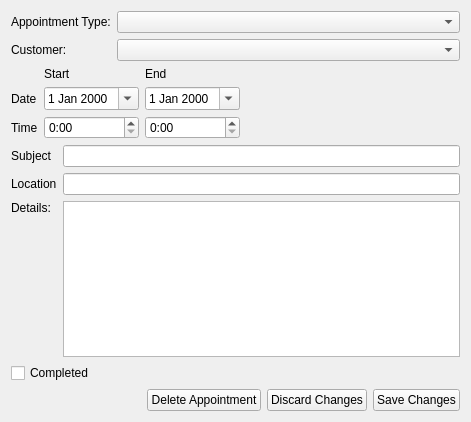
<?xml version="1.0" encoding="UTF-8"?>
<ui version="4.0">
 <class>AppointmentDetailsForm</class>
 <widget class="QWidget" name="AppointmentDetailsForm">
  <property name="geometry">
   <rect>
    <x>0</x>
    <y>0</y>
    <width>471</width>
    <height>422</height>
   </rect>
  </property>
  <property name="sizePolicy">
   <sizepolicy hsizetype="Preferred" vsizetype="Fixed">
    <horstretch>0</horstretch>
    <verstretch>0</verstretch>
   </sizepolicy>
  </property>
  <property name="windowTitle">
   <string>Appointment Details</string>
  </property>
  <layout class="QVBoxLayout" name="verticalLayout">
   <item>
    <layout class="QGridLayout" name="gridLayout_2">
     <item row="0" column="0">
      <widget class="QLabel" name="calendarLabel">
       <property name="text">
        <string>Appointment Type:</string>
       </property>
      </widget>
     </item>
     <item row="0" column="1">
      <widget class="QComboBox" name="calendarCombo">
       <property name="sizePolicy">
        <sizepolicy hsizetype="Preferred" vsizetype="Fixed">
         <horstretch>0</horstretch>
         <verstretch>1</verstretch>
        </sizepolicy>
       </property>
      </widget>
     </item>
     <item row="1" column="0">
      <widget class="QLabel" name="label">
       <property name="text">
        <string>Customer:</string>
       </property>
      </widget>
     </item>
     <item row="1" column="1">
      <widget class="QComboBox" name="cboCustomer">
       <property name="sizePolicy">
        <sizepolicy hsizetype="Expanding" vsizetype="Fixed">
         <horstretch>0</horstretch>
         <verstretch>2</verstretch>
        </sizepolicy>
       </property>
      </widget>
     </item>
    </layout>
   </item>
   <item>
    <layout class="QGridLayout" name="gridLayout">
     <item row="1" column="0">
      <widget class="QLabel" name="startLabel">
       <property name="text">
        <string>Date</string>
       </property>
      </widget>
     </item>
     <item row="2" column="0">
      <widget class="QLabel" name="startTimeLabel">
       <property name="text">
        <string>Time</string>
       </property>
      </widget>
     </item>
     <item row="2" column="1">
      <widget class="QTimeEdit" name="startTimeEdit">
       <property name="displayFormat">
        <string>H:mm</string>
       </property>
       <property name="calendarPopup">
        <bool>false</bool>
       </property>
      </widget>
     </item>
     <item row="0" column="2">
      <widget class="QLabel" name="label_3">
       <property name="text">
        <string>End</string>
       </property>
      </widget>
     </item>
     <item row="1" column="2">
      <widget class="QDateEdit" name="endDateEdit">
       <property name="calendarPopup">
        <bool>true</bool>
       </property>
      </widget>
     </item>
     <item row="0" column="1">
      <widget class="QLabel" name="label_2">
       <property name="text">
        <string>Start</string>
       </property>
      </widget>
     </item>
     <item row="1" column="1">
      <widget class="QDateEdit" name="startDateEdit">
       <property name="calendarPopup">
        <bool>true</bool>
       </property>
      </widget>
     </item>
     <item row="2" column="2">
      <widget class="QTimeEdit" name="endTimeEdit">
       <property name="displayFormat">
        <string>H:mm</string>
       </property>
       <property name="calendarPopup">
        <bool>false</bool>
       </property>
      </widget>
     </item>
     <item row="1" column="3">
      <spacer name="horizontalSpacer">
       <property name="orientation">
        <enum>Qt::Horizontal</enum>
       </property>
       <property name="sizeHint" stdset="0">
        <size>
         <width>40</width>
         <height>20</height>
        </size>
       </property>
      </spacer>
     </item>
    </layout>
   </item>
   <item>
    <layout class="QGridLayout" name="gridLayout_3">
     <item row="1" column="0">
      <widget class="QLabel" name="placeLabel">
       <property name="text">
        <string>Location</string>
       </property>
      </widget>
     </item>
     <item row="2" column="0">
      <widget class="QLabel" name="label_4">
       <property name="text">
        <string>Details:</string>
       </property>
      </widget>
     </item>
     <item row="0" column="0">
      <widget class="QLabel" name="subjectLabel">
       <property name="text">
        <string>Subject</string>
       </property>
      </widget>
     </item>
     <item row="0" column="1">
      <widget class="QLineEdit" name="subjectEdit"/>
     </item>
     <item row="1" column="1">
      <widget class="QLineEdit" name="placeEdit"/>
     </item>
     <item row="3" column="0">
      <spacer name="verticalSpacer">
       <property name="orientation">
        <enum>Qt::Vertical</enum>
       </property>
       <property name="sizeHint" stdset="0">
        <size>
         <width>20</width>
         <height>40</height>
        </size>
       </property>
      </spacer>
     </item>
     <item row="2" column="1" rowspan="2">
      <widget class="QPlainTextEdit" name="descriptionEdit">
       <property name="maximumSize">
        <size>
         <width>16777215</width>
         <height>16777215</height>
        </size>
       </property>
      </widget>
     </item>
    </layout>
   </item>
   <item>
    <widget class="QCheckBox" name="chkCompleted">
     <property name="text">
      <string>Completed</string>
     </property>
    </widget>
   </item>
   <item>
    <layout class="QHBoxLayout" name="buttonsLayout">
     <item>
      <spacer name="buttonsSpacer">
       <property name="orientation">
        <enum>Qt::Horizontal</enum>
       </property>
       <property name="sizeHint" stdset="0">
        <size>
         <width>40</width>
         <height>20</height>
        </size>
       </property>
      </spacer>
     </item>
     <item>
      <widget class="QPushButton" name="deleteAppointmentButton">
       <property name="text">
        <string>Delete Appointment</string>
       </property>
      </widget>
     </item>
     <item>
      <widget class="QPushButton" name="discardChangesButton">
       <property name="text">
        <string>Discard Changes</string>
       </property>
      </widget>
     </item>
     <item>
      <widget class="QPushButton" name="saveChangesButton">
       <property name="text">
        <string>Save Changes</string>
       </property>
      </widget>
     </item>
    </layout>
   </item>
  </layout>
 </widget>
 <tabstops>
  <tabstop>calendarCombo</tabstop>
  <tabstop>cboCustomer</tabstop>
  <tabstop>startDateEdit</tabstop>
  <tabstop>endDateEdit</tabstop>
  <tabstop>startTimeEdit</tabstop>
  <tabstop>endTimeEdit</tabstop>
  <tabstop>subjectEdit</tabstop>
  <tabstop>placeEdit</tabstop>
  <tabstop>descriptionEdit</tabstop>
  <tabstop>deleteAppointmentButton</tabstop>
  <tabstop>discardChangesButton</tabstop>
  <tabstop>saveChangesButton</tabstop>
 </tabstops>
 <resources/>
 <connections/>
</ui>
